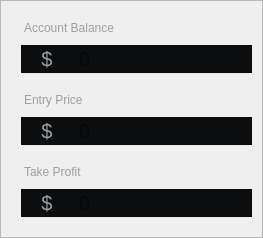
                                    <widget class="QFrame" name="frame_12">
                                     <property name="styleSheet">
                                      <string notr="true">#frame_12{
border:0px;
}
QFrame QLabel ,QLineEdit{
border:0px;
border-radius:0px ;
}

QLineEdit {
padding-left:5px;
}</string>
                                     </property>
                                     <property name="frameShape">
                                      <enum>QFrame::Shape::StyledPanel</enum>
                                     </property>
                                     <property name="frameShadow">
                                      <enum>QFrame::Shadow::Raised</enum>
                                     </property>
                                     <layout class="QVBoxLayout" name="verticalLayout_14">
                                      <property name="spacing">
                                       <number>0</number>
                                      </property>
                                      <property name="leftMargin">
                                       <number>20</number>
                                      </property>
                                      <property name="topMargin">
                                       <number>20</number>
                                      </property>
                                      <property name="rightMargin">
                                       <number>10</number>
                                      </property>
                                      <property name="bottomMargin">
                                       <number>20</number>
                                      </property>
                                      <item>
                                       <widget class="QLabel" name="label_28">
                                        <property name="sizePolicy">
                                         <sizepolicy hsizetype="Fixed" vsizetype="Fixed">
                                          <horstretch>0</horstretch>
                                          <verstretch>0</verstretch>
                                         </sizepolicy>
                                        </property>
                                        <property name="styleSheet">
                                         <string notr="true">border:0px;
color:#9d9ea2;
margin-bottom:10px;
</string>
                                        </property>
                                        <property name="text">
                                         <string>Account Balance</string>
                                        </property>
                                       </widget>
                                      </item>
                                      <item>
                                       <widget class="QFrame" name="frame_14">
                                        <property name="styleSheet">
                                         <string notr="true">background-color: rgb(12, 13, 15);</string>
                                        </property>
                                        <property name="frameShape">
                                         <enum>QFrame::Shape::StyledPanel</enum>
                                        </property>
                                        <property name="frameShadow">
                                         <enum>QFrame::Shadow::Raised</enum>
                                        </property>
                                        <layout class="QHBoxLayout" name="horizontalLayout_16" stretch="0,1">
                                         <property name="spacing">
                                          <number>0</number>
                                         </property>
                                         <property name="leftMargin">
                                          <number>0</number>
                                         </property>
                                         <property name="topMargin">
                                          <number>0</number>
                                         </property>
                                         <property name="rightMargin">
                                          <number>0</number>
                                         </property>
                                         <property name="bottomMargin">
                                          <number>0</number>
                                         </property>
                                         <item>
                                          <widget class="QLabel" name="label_29">
                                           <property name="minimumSize">
                                            <size>
                                             <width>50</width>
                                             <height>0</height>
                                            </size>
                                           </property>
                                           <property name="font">
                                            <font>
                                             <family>Microsoft Sans Serif</family>
                                             <pointsize>15</pointsize>
                                            </font>
                                           </property>
                                           <property name="styleSheet">
                                            <string notr="true">color:#9d9ea2;
background-color: rgb(12, 13, 15);</string>
                                           </property>
                                           <property name="text">
                                            <string>$</string>
                                           </property>
                                           <property name="alignment">
                                            <set>Qt::AlignmentFlag::AlignCenter</set>
                                           </property>
                                          </widget>
                                         </item>
                                         <item>
                                          <widget class="QLineEdit" name="acc_b">
                                           <property name="sizePolicy">
                                            <sizepolicy hsizetype="Expanding" vsizetype="Fixed">
                                             <horstretch>0</horstretch>
                                             <verstretch>0</verstretch>
                                            </sizepolicy>
                                           </property>
                                           <property name="maximumSize">
                                            <size>
                                             <width>16777215</width>
                                             <height>50</height>
                                            </size>
                                           </property>
                                           <property name="font">
                                            <font>
                                             <family>Microsoft Sans Serif</family>
                                             <pointsize>15</pointsize>
                                            </font>
                                           </property>
                                           <property name="styleSheet">
                                            <string notr="true">background-color: rgb(12, 13, 15);</string>
                                           </property>
                                           <property name="placeholderText">
                                            <string>0</string>
                                           </property>
                                          </widget>
                                         </item>
                                        </layout>
                                       </widget>
                                      </item>
                                      <item>
                                       <widget class="QLabel" name="label_43">
                                        <property name="sizePolicy">
                                         <sizepolicy hsizetype="Fixed" vsizetype="Fixed">
                                          <horstretch>0</horstretch>
                                          <verstretch>0</verstretch>
                                         </sizepolicy>
                                        </property>
                                        <property name="styleSheet">
                                         <string notr="true">border:0px;
color:#9d9ea2;
margin-top:20px;
margin-bottom:10px;</string>
                                        </property>
                                        <property name="text">
                                         <string>Entry Price</string>
                                        </property>
                                       </widget>
                                      </item>
                                      <item>
                                       <widget class="QFrame" name="frame_15">
                                        <property name="styleSheet">
                                         <string notr="true">background-color: rgb(12, 13, 15);</string>
                                        </property>
                                        <property name="frameShape">
                                         <enum>QFrame::Shape::StyledPanel</enum>
                                        </property>
                                        <property name="frameShadow">
                                         <enum>QFrame::Shadow::Raised</enum>
                                        </property>
                                        <layout class="QHBoxLayout" name="horizontalLayout_24" stretch="0,1">
                                         <property name="spacing">
                                          <number>0</number>
                                         </property>
                                         <property name="leftMargin">
                                          <number>0</number>
                                         </property>
                                         <property name="topMargin">
                                          <number>0</number>
                                         </property>
                                         <property name="rightMargin">
                                          <number>0</number>
                                         </property>
                                         <property name="bottomMargin">
                                          <number>0</number>
                                         </property>
                                         <item>
                                          <widget class="QLabel" name="label_42">
                                           <property name="minimumSize">
                                            <size>
                                             <width>50</width>
                                             <height>0</height>
                                            </size>
                                           </property>
                                           <property name="font">
                                            <font>
                                             <family>Microsoft Sans Serif</family>
                                             <pointsize>15</pointsize>
                                            </font>
                                           </property>
                                           <property name="styleSheet">
                                            <string notr="true">color:#9d9ea2;background-color: rgb(12, 13, 15);</string>
                                           </property>
                                           <property name="text">
                                            <string>$</string>
                                           </property>
                                           <property name="alignment">
                                            <set>Qt::AlignmentFlag::AlignCenter</set>
                                           </property>
                                          </widget>
                                         </item>
                                         <item>
                                          <widget class="QLineEdit" name="entry_p">
                                           <property name="sizePolicy">
                                            <sizepolicy hsizetype="Expanding" vsizetype="Fixed">
                                             <horstretch>0</horstretch>
                                             <verstretch>0</verstretch>
                                            </sizepolicy>
                                           </property>
                                           <property name="maximumSize">
                                            <size>
                                             <width>16777215</width>
                                             <height>50</height>
                                            </size>
                                           </property>
                                           <property name="font">
                                            <font>
                                             <family>Microsoft Sans Serif</family>
                                             <pointsize>15</pointsize>
                                            </font>
                                           </property>
                                           <property name="styleSheet">
                                            <string notr="true">background-color: rgb(12, 13, 15);</string>
                                           </property>
                                           <property name="placeholderText">
                                            <string>0</string>
                                           </property>
                                          </widget>
                                         </item>
                                        </layout>
                                       </widget>
                                      </item>
                                      <item>
                                       <widget class="QLabel" name="label_45">
                                        <property name="sizePolicy">
                                         <sizepolicy hsizetype="Fixed" vsizetype="Fixed">
                                          <horstretch>0</horstretch>
                                          <verstretch>0</verstretch>
                                         </sizepolicy>
                                        </property>
                                        <property name="styleSheet">
                                         <string notr="true">border:0px;
color:#9d9ea2;
margin-bottom:10px;
margin-top:20px;</string>
                                        </property>
                                        <property name="text">
                                         <string>Take Profit</string>
                                        </property>
                                       </widget>
                                      </item>
                                      <item>
                                       <widget class="QFrame" name="frame_16">
                                        <property name="styleSheet">
                                         <string notr="true">background-color: rgb(12, 13, 15);
</string>
                                        </property>
                                        <property name="frameShape">
                                         <enum>QFrame::Shape::StyledPanel</enum>
                                        </property>
                                        <property name="frameShadow">
                                         <enum>QFrame::Shadow::Raised</enum>
                                        </property>
                                        <layout class="QHBoxLayout" name="horizontalLayout_25" stretch="0,1">
                                         <property name="spacing">
                                          <number>0</number>
                                         </property>
                                         <property name="leftMargin">
                                          <number>0</number>
                                         </property>
                                         <property name="topMargin">
                                          <number>0</number>
                                         </property>
                                         <property name="rightMargin">
                                          <number>0</number>
                                         </property>
                                         <property name="bottomMargin">
                                          <number>0</number>
                                         </property>
                                         <item>
                                          <widget class="QLabel" name="label_44">
                                           <property name="minimumSize">
                                            <size>
                                             <width>50</width>
                                             <height>0</height>
                                            </size>
                                           </property>
                                           <property name="font">
                                            <font>
                                             <family>Microsoft Sans Serif</family>
                                             <pointsize>15</pointsize>
                                            </font>
                                           </property>
                                           <property name="styleSheet">
                                            <string notr="true">color:#9d9ea2;background-color: rgb(12, 13, 15);</string>
                                           </property>
                                           <property name="text">
                                            <string>$</string>
                                           </property>
                                           <property name="alignment">
                                            <set>Qt::AlignmentFlag::AlignCenter</set>
                                           </property>
                                          </widget>
                                         </item>
                                         <item>
                                          <widget class="QLineEdit" name="tp">
                                           <property name="sizePolicy">
                                            <sizepolicy hsizetype="Expanding" vsizetype="Fixed">
                                             <horstretch>0</horstretch>
                                             <verstretch>0</verstretch>
                                            </sizepolicy>
                                           </property>
                                           <property name="maximumSize">
                                            <size>
                                             <width>16777215</width>
                                             <height>50</height>
                                            </size>
                                           </property>
                                           <property name="font">
                                            <font>
                                             <family>Microsoft Sans Serif</family>
                                             <pointsize>15</pointsize>
                                            </font>
                                           </property>
                                           <property name="styleSheet">
                                            <string notr="true">background-color: rgb(12, 13, 15);</string>
                                           </property>
                                           <property name="placeholderText">
                                            <string>0</string>
                                           </property>
                                          </widget>
                                         </item>
                                        </layout>
                                       </widget>
                                      </item>
                                     </layout>
                                    </widget>
